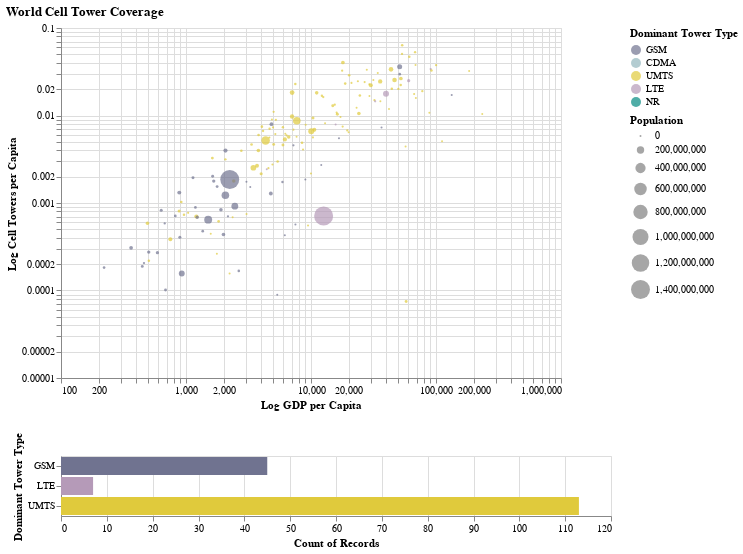

Notebook source saved alongside this figure:
### Markdown cell above
### Project Brief

As the world continually modernizes, the "digital divide" - a term describing disparity in access to technology - persists, placing certain groups at a distinct disadvantage. In particular, the recent global pandemic shed light on the inequality of digital access worldwide. Due to a substantial reliance on the internet for communication by a significant portion of the global population, individuals without access experienced even greater social and mental burdens during the pandemic. As a result, our team sought out to understand the varied digital equity landscape at the international, federal, and state levels through geospatial data analysis. In our project, we followed a set of guiding questions:

- What international metrics may inform digital equity in developed vs developing countries?
- Is there equitable access of ICT technology across the United States?
- How does the digital divide persist in rural vs urban areas at various scales?

A large part of the conversation about resolving the digital divide focuses on Information and Communications Technology (ICT) as well as telecommunications availability. As a result, we selected our main data source - a cell tower location database provided by [OpenCellID](https://opencellid.com). Managed by [Unwired Labs](https://unwiredlabs.com), this collaborative initiative aggregates data from registered contributors.


### Exploratory Analysis

In our exploratory analysis, we created over a dozen data visualizations to evaluate cell tower data at the international, federal, and state level. These visualizations condensed over 200 million data points into comprehensible and actionable information. Here are a few visualizations that I contributed to the section I lead, the international cell tower coverage section: 

![Every cell tower in the world, mapped using OpenCellID data.](cell_towers.png)

This map is a product of big data wrangling and data shading/condensing, and provides an overarching understanding of the cell tower coverage across different countries and regions.

### Code cell
#| code-fold: true

import warnings
warnings.filterwarnings("ignore")

import numpy as np
import pandas as pd
import altair as alt
import geopandas as gpd

color_key = {"GSM": "#707390",
             "CDMA": "#93b7be",
             "UMTS": "#e0ca3c",
             "LTE": "#b59ab8",
             "NR": "#048a81"}

gdp_per_capita = pd.read_csv("./Data/gdp_per_capita.csv") #data from world bank
gdp_per_capita = gdp_per_capita[['Country Name', '2021 [YR2021]']]
gdp_per_capita = gdp_per_capita.rename(columns={
    'Country Name': 'country',
    '2021 [YR2021]': 'gdp_per_capita'
})
gdp_per_capita = gdp_per_capita.dropna(subset=['country'])
population = pd.read_csv("./data/population.csv") #data from world bank
population = population[['Country Name', '2021 [YR2021]']]
population = population.rename(columns={
    'Country Name': 'country',
    '2021 [YR2021]': 'population'
})
population = population.dropna(subset=['country'])
gpc_pop = population.merge(gdp_per_capita, how='left', on='country')

countries = gpd.read_file("https://datahub.io/core/geo-countries/r/countries.geojson")
countries = countries[['ADMIN', 'geometry']]
countries = countries.rename(columns={'ADMIN': 'country'})

gpc_pop_countries = countries.merge(gpc_pop, how='left', on='country')

countries_towers = pd.read_csv("./Data/international_cell_towers.csv")

merge = countries_towers.merge(gpc_pop_countries, how='left', on='country')
merge.rename(columns={'UMES': 'UMTS'}, inplace=True)

tower_types = ['UMTS', 'GSM', 'LTE', 'CDMA']
merge['dominant_tower_type'] = merge[tower_types].idxmax(axis=1)

merge['cell_towers'] = pd.to_numeric(merge['cell_towers'], errors='coerce')
merge['population'] = pd.to_numeric(merge['population'], errors='coerce')
merge['gdp_per_capita'] = pd.to_numeric(merge['gdp_per_capita'], errors='coerce')
merge['ctw_per_capita'] = merge['cell_towers'] / merge['population']

merge_df = pd.DataFrame(merge)
merge_df.drop(columns=['geometry'], inplace=True)
merge_df = merge_df.dropna()

brush = alt.selection_interval(encodings=['x'])
click = alt.selection_point(encodings=['color'])

points = alt.Chart(merge_df).mark_circle().encode(
    alt.X("gdp_per_capita:Q", scale=alt.Scale(zero=False, type="log"), title="Log GDP per Capita"),
    alt.Y("ctw_per_capita:Q", scale=alt.Scale(type="log"), title="Log Cell Towers per Capita"),
    size=alt.Size("population:Q", title="Population"),
    color=alt.condition(brush, alt.Color("dominant_tower_type:N", title="Dominant Tower Type", scale=alt.Scale(domain=list(color_key.keys()), range=list(color_key.values())),), alt.value('grey')),
    tooltip="country",
).properties(width=500, height=350).add_selection(brush).transform_filter(
    click
)

bars = alt.Chart(merge_df).mark_bar().encode(
    x='count()',
    y=alt.Y("dominant_tower_type:N", title="Dominant Tower Type"),
    color=alt.condition(brush, alt.Color("dominant_tower_type:N", title="Dominant Tower Type"), alt.value('lightgray')),
).transform_filter(brush).properties(width=550).add_params(
    click
)

# Combine charts
alt.vconcat(points, bars, title="World Cell Tower Coverage")

### Figure 1 — Vega-Lite specification as saved in the notebook (floating-point values rounded to 4 significant figures; data arrays with more than 128 entries replaced by an {"elided": "..."} marker saying what was removed)
{"config": {"view": {"continuousWidth": 300, "continuousHeight": 300}}, "vconcat": [{"mark": {"type": "circle"}, "encoding": {"color": {"condition": {"param": "param_1", "field": "dominant_tower_type", "scale": {"domain": ["GSM", "CDMA", "UMTS", "LTE", "NR"], "range": ["#707390", "#93b7be", "#e0ca3c", "#b59ab8", "#048a81"]}, "title": "Dominant Tower Type", "type": "nominal"}, "value": "grey"}, "size": {"field": "population", "title": "Population", "type": "quantitative"}, "tooltip": {"field": "country", "type": "nominal"}, "x": {"field": "gdp_per_capita", "scale": {"type": "log", "zero": false}, "title": "Log GDP per Capita", "type": "quantitative"}, "y": {"field": "ctw_per_capita", "scale": {"type": "log"}, "title": "Log Cell Towers per Capita", "type": "quantitative"}}, "height": 350, "name": "view_1", "transform": [{"filter": {"param": "param_2"}}], "width": 500}, {"mark": {"type": "bar"}, "encoding": {"color": {"condition": {"param": "param_1", "field": "dominant_tower_type", "title": "Dominant Tower Type", "type": "nominal"}, "value": "lightgray"}, "x": {"aggregate": "count", "type": "quantitative"}, "y": {"field": "dominant_tower_type", "title": "Dominant Tower Type", "type": "nominal"}}, "name": "view_2", "transform": [{"filter": {"param": "param_1"}}], "width": 550}], "data": {"name": "data-00b2869eb5df2818dcf3a170e1e98819"}, "params": [{"name": "param_1", "select": {"type": "interval", "encodings": ["x"]}, "views": ["view_1"]}, {"name": "param_2", "select": {"type": "point", "encodings": ["color"]}, "views": ["view_2"]}], "title": "World Cell Tower Coverage", "$schema": "https://vega.github.io/schema/vega-lite/v5.14.1.json", "datasets": {"data-00b2869eb5df2818dcf3a170e1e98819": {"elided": "165 records"}}}
